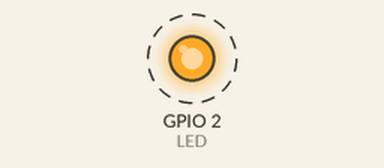
Simulated run of this program. Board: ESP32. Parts: output pins drawn as LEDs (lit = HIGH). Dashed ring = blinking. No radio packets arrive unless stated; what the program prints to the serial monitor is not drawn.

Above: at 0.5 s.
Timing chart, 0 to 3.0 s (numbered marks = the images above):
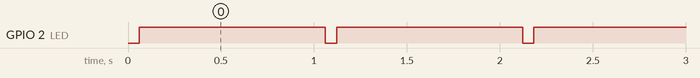

The program:

main.cpp
```cpp
#include <Arduino.h>
#include <RH_ASK.h>
#include <SPI.h>

#define LED 2
#define TX 32
RH_ASK driver(2000, -1, TX);

unsigned packet_count = 0;

void setup() {
    pinMode(LED, OUTPUT);
    digitalWrite(LED, HIGH);

    Serial.begin(115200);
    if(!driver.init()) {
        Serial.println("tx init failed");
    }
}

void loop() {
    digitalWrite(LED, LOW);

    if(driver.send((uint8_t*)&packet_count, sizeof(packet_count))) {
        driver.waitPacketSent();
        Serial.print("Sent packet #: ");
        Serial.println(packet_count);
        packet_count++;
    } else {
        Serial.println("Send failed");
    }

    digitalWrite(LED, HIGH);
    delay(1000);
}
```

Measured:
- by itself, GPIO 2 (LED): alternates HIGH for 1.0 s and LOW for 0.06 s
